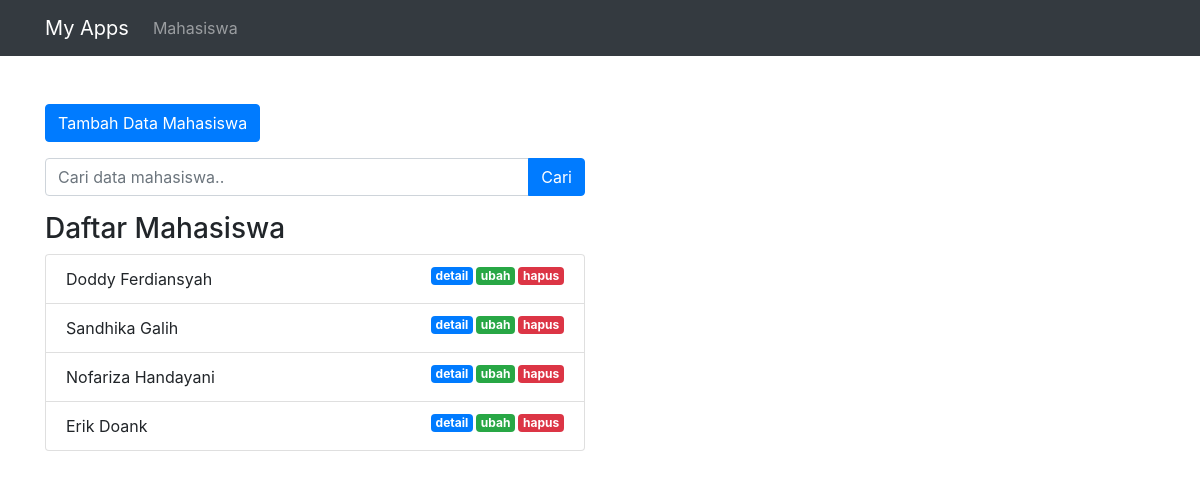
/index.php/mahasiswa, run on an earlier commit of the app's database.
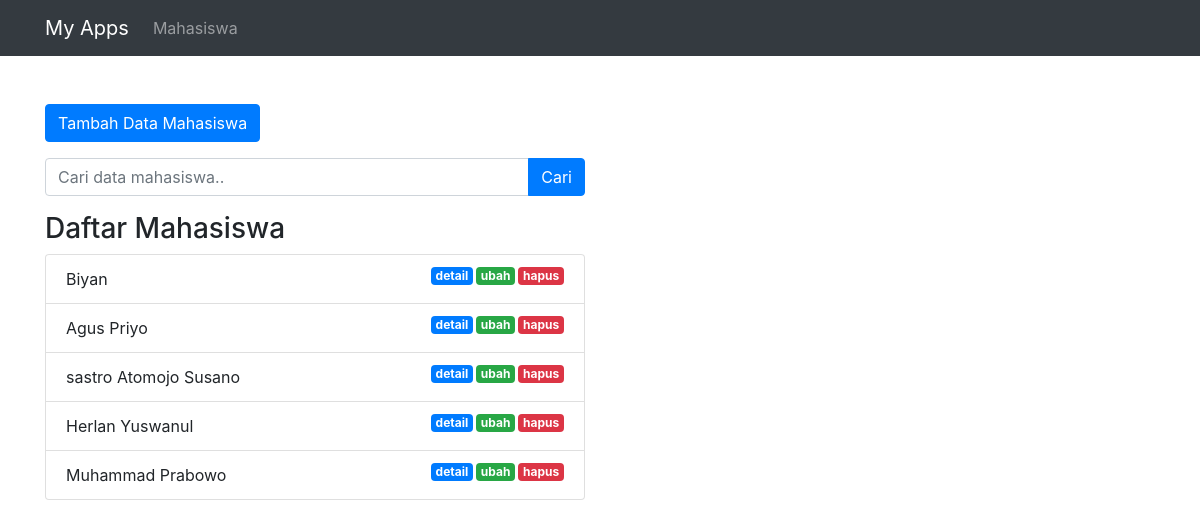
And on a later commit of the database.
### tables this page shows
CREATE TABLE `mahasiswa` (
  `id` int(11) NOT NULL,
  `nama` varchar(100) NOT NULL,
  `nrp` varchar(100) NOT NULL,
  `email` varchar(100) NOT NULL,
  `jurusan` varchar(100) NOT NULL
);

### application/controllers/Mahasiswa.php (called while the page is built, shortened)
<?php
class Mahasiswa extends CI_Controller
{
    public function __construct()
    {
        $this->load->model('Mahasiswa_model');
        $this->load->library('form_validation');
    }
    public function index()
    {
        $data['judul'] = 'Daftar Mahasiswa';
        $data['mahasiswa'] = $this->Mahasiswa_model->getAllMahasiswa();
        $this->load->view('templates/header', $data);
        $this->load->view('mahasiswa/index', $data);
        $this->load->view('templates/footer');
    }
}

### index.php (called while the page is built, shortened)
<?php
require_once BASEPATH.'core/CodeIgniter.php';

### application/models/Mahasiswa_model.php (called while the page is built, shortened)
<?php
class Mahasiswa_model extends CI_model {
    public function getAllMahasiswa()
    {
        return $this->db->get('mahasiswa')->result_array();
    }
}

### application/views/mahasiswa/index.php (the view, shortened to what this page needs)
<div class="container">
    <div class="row mt-3">
        <div class="col-md-6">
            <a href="<?= base_url(); ?>mahasiswa/tambah" class="btn btn-primary">Tambah
                Data Mahasiswa</a>
        </div>
    </div>
    <div class="row mt-3">
        <div class="col-md-6">
            <form action="" method="post">
                <div class="input-group">
                    <input type="text" class="form-control" placeholder="Cari data mahasiswa.." name="keyword">
                    <div class="input-group-append">
                        <button class="btn btn-primary" type="submit">Cari</button>
                    </div>
                </div>
            </form>
        </div>
    </div>
    <div class="row mt-3">
        <div class="col-md-6">
            <h3>Daftar Mahasiswa</h3>
            <ul class="list-group">
                <?php foreach ($mahasiswa as $mhs) : ?>
                <li class="list-group-item">
                    <?= $mhs['nama']; ?>
                    <a href="<?= base_url(); ?>mahasiswa/hapus/<?= $mhs['id']; ?>"
                        class="badge badge-danger float-right tombol-hapus">hapus</a>
                    <a href="<?= base_url(); ?>mahasiswa/ubah/<?= $mhs['id']; ?>"
                        class="badge badge-success float-right">ubah</a>
                    <a href="<?= base_url(); ?>mahasiswa/detail/<?= $mhs['id']; ?>"
                        class="badge badge-primary float-right">detail</a>
                </li>
                <?php endforeach; ?>
            </ul>
        </div>
    </div>
</div>

### application/views/templates/header.php (shortened to what this page needs)
<!doctype html>
<html lang="en">
<head>
  <link rel="stylesheet" href="https://stackpath.bootstrapcdn.com/bootstrap/4.1.3/css/bootstrap.min.css"
>
  <link rel="stylesheet" href="<?= base_url(); ?>assets/css/style.css">
</head>
<body>
  <nav class="navbar navbar-expand-lg navbar-dark bg-dark mb-5">
    <div class="container">
      <a class="navbar-brand" href="<?= base_url(); ?>">My Apps</a>
      <div class="collapse navbar-collapse" id="navbarNavAltMarkup">
        <div class="navbar-nav">
          <a class="nav-item nav-link" href="<?= base_url(); ?>mahasiswa">Mahasiswa</a>
        </div>
      </div>
    </div>
  </nav>

### application/views/templates/footer.php (shortened to what this page needs)
  </body>
</html>

### assets/css/style.css (style rules this page uses)
.badge { margin-left: 3px; }

What changed in the data, as far as the page shows it:
removed mahasiswa: nama "Doddy Ferdiansyah"
removed mahasiswa: nama "Sandhika Galih"
removed mahasiswa: nama "Nofariza Handayani"
removed mahasiswa: nama "Erik Doank"
added mahasiswa: nama "Biyan"
added mahasiswa: nama "Agus Priyo"
added mahasiswa: nama "sastro Atomojo Susano"
added mahasiswa: nama "Herlan Yuswanul"
added mahasiswa: nama "Muhammad Prabowo"
